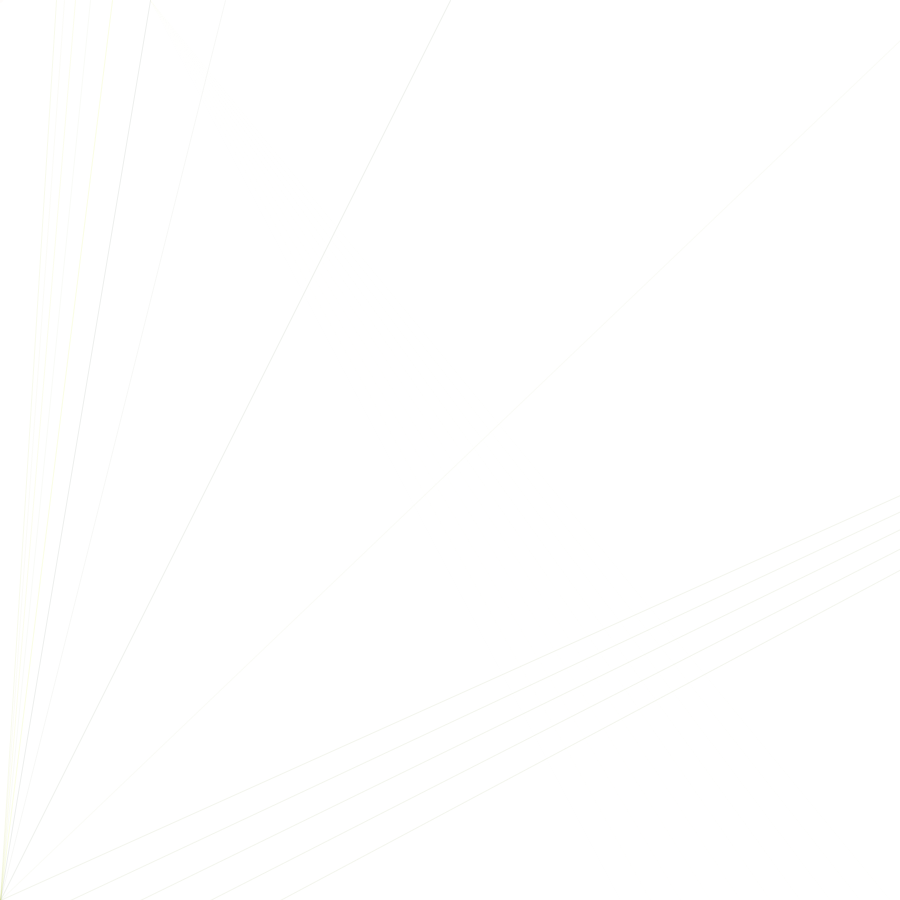
Frame 1 (no input)
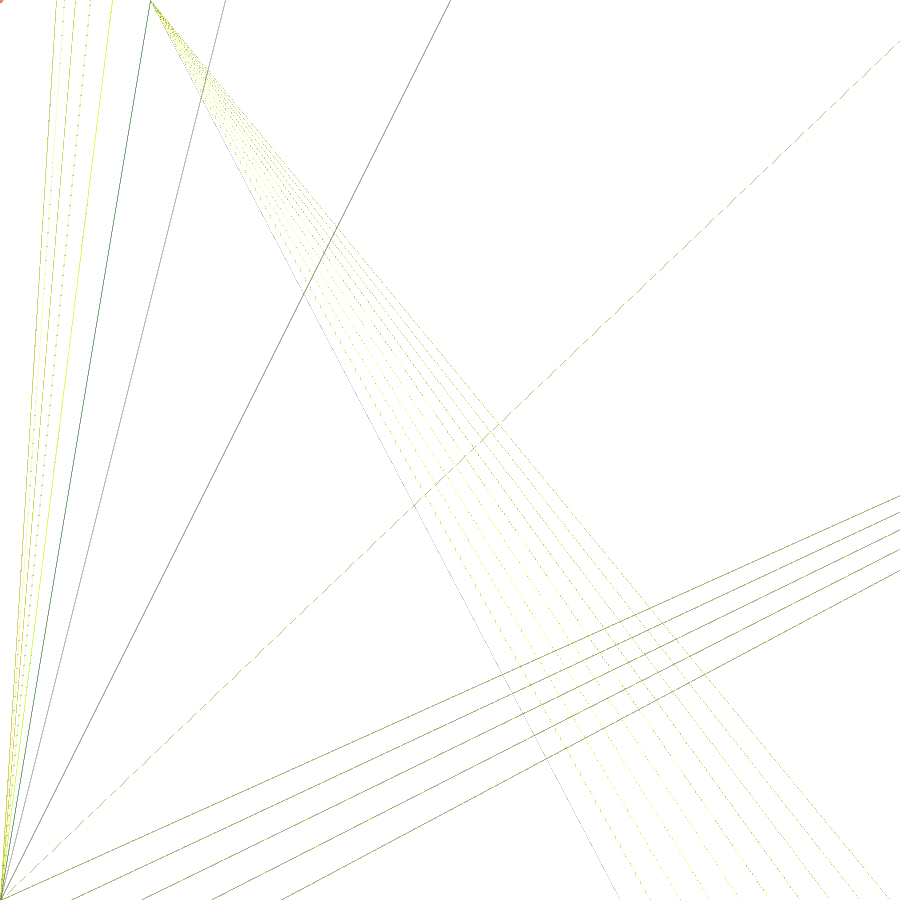
Frame 60 (the mouse pressed at the canvas centre just before this capture)
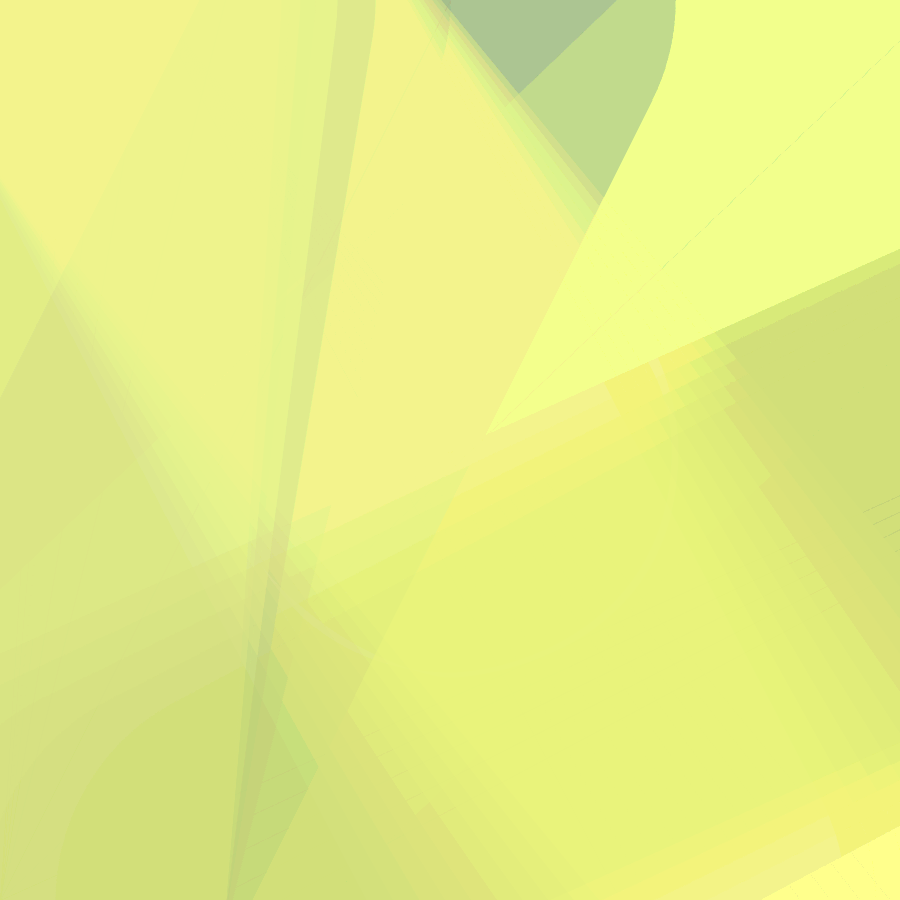
Frame 120 (the mouse held since frame 60 and released just before this capture)

The Processing sketch that drew these frames (run headless with seeded random() and noise(); from frame 60 on, the mouse is pressed at the canvas centre):

// Processing sketch: processing_140535
// ── processing_140535.pde


void setup() {
  size(900, 900);
  background(255);
}

//creating function for what it looks like for a little bug in a bed of grass//


void draw() { 
 //each set of lines is different blades of grass//  
 stroke((mouseX+200)*.255,(mouseX+290)*.255,(mouseX+100)*.255,20); 
  for(int pos = 0;pos<width/2;pos+=8){
    line(height/2,0,pos,height);

    stroke((mouseX+300)*.210,(mouseX+390)*.210,(mouseX+100)*.255,10); 
  for(int pos1 = 12;pos<width/4;pos+=10){
    line(height/4,0,pos,height);
    
    stroke((mouseX+100)*.255,(mouseX+190)*.255,(mouseX+100)*.255,20); 
  for(int pos2 = 20;pos<width/1;pos+=30){
    line(height/6,0,pos,height);
    
    stroke((mouseX+900)*.210,(mouseX+990)*.210,(mouseX+100)*.255,10); 
  for(int pos3 =30;pos<width/3;pos+=45){
    line(height/8,0,pos,height);
    
      stroke((mouseX+900)*.255,(mouseX+990)*.255,(mouseX+100)*.255,20);
  for(int pos4 =30;pos<width/3;pos+=55){
    line(height/8,0,pos,height);
    
    
      stroke((mouseX+500)*.215,(mouseX+590)*.215,(mouseX+100)*.255,10); 
  for(int pos5 =30;pos<width/3;pos+=60){
    line(height/10,0,pos,height);
    
    
      stroke((mouseX+900)*.225,(mouseX+990)*.225,(mouseX+100)*.255,20); 
  for(int pos6 =30;pos<width/3;pos+=-65){
    line(height/12,0,pos,height);
    
      stroke((mouseX+700)*.210,(mouseX+790)*.210,(mouseX+100)*.255,10); 
  for(int pos7 =30;pos<width/3;pos+=5){
    line(height/14,0,pos,height);
    
      stroke((mouseX+800)*.210,(mouseX+890)*.210,(mouseX+70)*.255,20);
  for(int pos8 =30;pos<width/3;pos+=70){
    line(height/16,0,pos,height);
    
     stroke((mouseX+600)*.215,(mouseX+690)*.215,(mouseX+80)*.225,10); 
  for(int pos9 =130;pos<width/3;pos+=70){
    line(height/1,40,pos,height);
    
    stroke((mouseX+500)*.210,(mouseX+590)*.210,(mouseX+90)*.225,20); 
  for(int pos10 =140;pos<width/3;pos+=70){
    line(height/.5,90,pos,height);
    
   /* stroke((mouseX+400)*.250,(mouseX+490)*.210,(mouseX+90)*.225,10); 
  for(int pos11 =140;pos<width/3;pos+=70){
    line(height/.5,100,pos,height);
    
    stroke((mouseX+300)*.250,(mouseX+350)*.210,(mouseX+90)*.225,20); 
  for(int pos12 =140;pos<width/2;pos+=70){
    line(height/.5,70,pos,height);
    
    
    stroke((mouseX+150)*.210,(mouseX+200)*.210,(mouseX+90)*.225,10); 
  for(int pos13 =140;pos<width/3;pos+=70){
    line(height/.5,60,pos,height);
    
    stroke((mouseX+500)*.210,(mouseX+590)*.210,(mouseX+90)*.225,20); 
  for(int pos14 =140;pos<width/3;pos+=70){
    line(height/.5,80,pos,height);
    
    stroke((mouseX+900)*.210,(mouseX+990)*.210,(mouseX+90)*.225,10); 
  for(int pos15 =140;pos<width/3;pos+=70){
    line(height/.5,50,pos,height);*/
    
    
  } 

}


float hightofcirclerays = 5;
float wofcirclerays = 7;
int tint= 4;
 
 /*
  void constant() {
  wofcirclerays = wofcirclerays+=1;
  hightofcirclerays = hightofcirclerays+=1;
  
  if (wofcirclerays > 200 && hightofcirclerays > 200) {
      wofcirclerays= 3;
      hightofcirclerays = 5;
    }
}
  */
  
  fill((mouseX+890)*.250,(mouseX+445)*.210,(mouseX+100)*.255,tint);

  stroke((mouseX+700)*.255,(mouseX+800)*.255,(mouseX+450)*.255,tint);
  strokeWeight(mouseY);
  ellipse(mouseX, mouseY, wofcirclerays ,hightofcirclerays);
 //constant();
 
 
// void mouseReleased() {
  //wofcirclesunrays= 0;
  //hightofcirclesun= 0;
 //}
 
 
}}}}}}}}}}

//}}}}}
